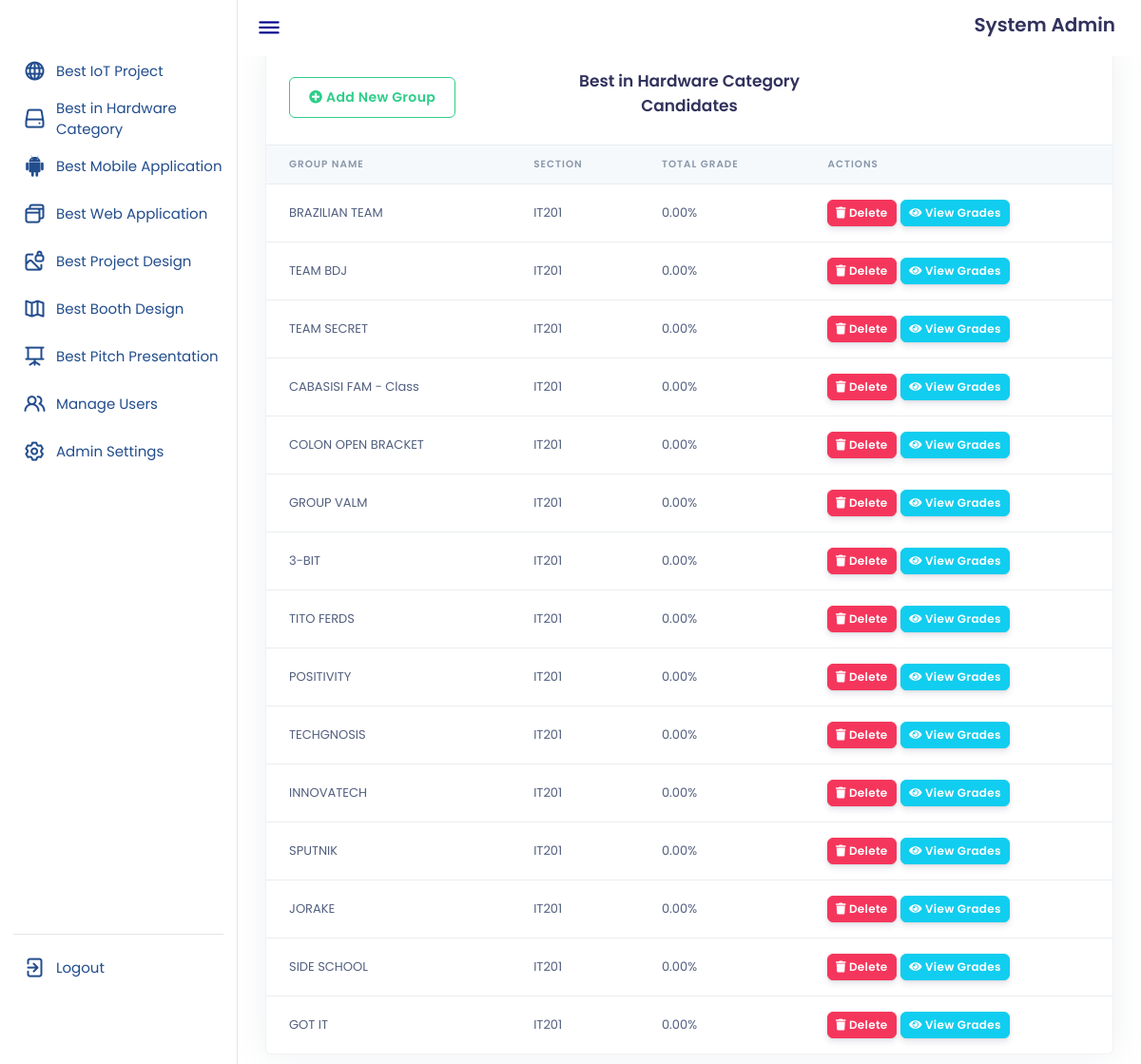
/admin_rubrics2.php (signed in), run on the app's committed database.
### tables this page shows
CREATE TABLE `user` (
  `id` int(11) NOT NULL,
  `username` varchar(20) NOT NULL,
  `firstname` varchar(20) NOT NULL,
  `lastname` varchar(20) NOT NULL,
  `password` varchar(11) NOT NULL,
  `type` varchar(11) NOT NULL
);

CREATE TABLE `groups1` (
  `group1_id` int(11) NOT NULL,
  `group_id` int(11) NOT NULL
);

CREATE TABLE `groups` (
  `group_id` int(11) NOT NULL,
  `group_name` varchar(20) NOT NULL,
  `section` varchar(11) NOT NULL
);

### admin_rubrics2.php (the view, shortened to what this page needs)
<?php
$conn = OpenCon();
if(isset($_SESSION['username'])&& isset($_SESSION['password'])){
?>
<!DOCTYPE html>
<html lang="en">
<head>
    <link rel="stylesheet" href="css/admin.css">
    <link rel="stylesheet" href="https://unicons.iconscout.com/release/v4.0.0/css/line.css">
    <link href="assets/vendor/@fortawesome/fontawesome-free/css/all.min.css" rel="stylesheet">
    <link type="text/css" href="assets/css/argon.css?v=1.0.0" rel="stylesheet">
</head>
<body>
    <?php require('navbar.php');?>
    <section class="dashboard">
        <div class="top">
            <i class="uil uil-bars sidebar-toggle"></i>
            <div class="module__wrapper__form__content__title">
                                    <?php  $admin_id = $_SESSION['id'];
                                    $ret = "SELECT * FROM  user WHERE id = '$admin_id'";
                                    $stmt = $conn->prepare($ret);
                                    $stmt->execute();
                                    $res = $stmt->get_result();
                                    while ($aa = $res->fetch_object()) {
                                    ?>
                        <h2><?php echo $aa->firstname ?> <?php echo $aa->lastname ?></h2>
                        <?php } ?>
                    </div>
        </div>
        <div class = "margin">
        <div class="container-fluid mt--7">
            <div class="row mt-5">
                <div class="col-xl-12 mb-5 mb-xl-0">
                    <div class="card shadow">
                        <div class="card-header border-0">
                            <div class="row align-items-center">
                                    <div class="col">
                                    <a href = " " data-toggle="modal" data-target="#aModal" class="btn btn-outline-success ">
                                      <i class="fas fa-plus-circle"></i>
                                        Add New Group
                                    </a>
                                    </div>
                                    <div class = "col">
                                    <h3 style = "text-align:center;">Best in Hardware Category Candidates</h3>
                                    </div>
                                    <div class="col text-right">
                                    </div>
                            </div>
                        </div>
            <div class="table-responsive">
                            <table class="table align-items-center table-flush">
                                <thead class="thead-light">
                                    <tr>
                                        <th scope="col">Group Name</th>
                                        <th scope="col">Section</th>
                                        <th scope="col">Total Grade</th>
                                        <th scope="col">Actions</th>
                                    </tr>
                                </thead>
                                <tbody>
                                <?php $ret = "SELECT * FROM  groups1 INNER JOIN groups ON groups.group_id = groups1.group_id LEFT JOIN grades1 ON grades1.group_id = groups1.group1_id ORDER BY grades1.total_grade ASC";
                                    $stmt = $conn->prepare($ret);
                                    $stmt->execute();
                                    $res = $stmt->get_result();
                                    while ($aa = $res->fetch_object()) {
                                      $sql = "SELECT AVG(grades1.total_grade) AS average_value
                                      FROM groups1
                                      INNER JOIN grades1 ON grades1.group_id = groups1.group1_id
                                      WHERE groups1.group_id = '$aa->group_id'";
                                      $result = mysqli_query($conn, $sql);
                                      $row = mysqli_fetch_assoc($result);
                                      if ($row) {
                                        $average_value = $row['average_value'];
                                    } else {
                                      $average_value = 0;
                                    }
                                    ?>
                                        <tr>
                                            <td><?php echo $aa->group_name ?></td>
                                            <td><?php echo $aa->section ?></td>
                                            <td><?php echo number_format($average_value,2) ?>%</td>
                                            <td>
                                            <a href="admin_rubrics2.php?delete=<?php echo $aa->group1_id  ?>">
                                            <button class="btn btn-sm btn-danger">
                                                <i class="fas fa-trash"></i>
                                                Delete
                                            </button>
                                            </a>
                                            <a href="grades1.php?view=<?php echo $aa->group1_id  ?>">
                                            <button class="btn btn-sm btn-info">
                                            <i class="fas fa-eye"></i>
                                            View Grades
                                            </button>
                                            </a>
                                        </td>
                                        </tr>
                                        <?php } ?>
                                </tbody>
                            </table>
            </div>
        </div>
        </div>
        </div>
        </div>
    </section>
</body>
</html>
<?php } ?>

### css/admin.css (style rules this page uses)
* { margin: 0; padding: 0; box-sizing: border-box; font-family: 'Poppins', sans-serif; }
:root { --primary-color: #224d8d; --panel-color: #FFF; --text-color: darkblue; --black-light-color: #224d8d; --border-color: #e6e5e5; --toggle-color: #fbfbfd; --box1-color: #3569b8; --box2-color: #ffecbf; --box3-color: #afafaf; --title-icon-color: #fff; --tran-05: all 0.5s ease; --tran-03: all 0.3s ease; --tran-03: all 0.2s ease; }
body { min-height: 100vh; background-color: var(--primary-color); }
.dashboard { position: relative; left: 250px; background-color: var(--panel-color); min-height: 100vh; width: calc(100% - 250px); padding: 10px 14px; transition: var(--tran-05); }
.dashboard .top { position: fixed; top: 0; left: 250px; display: flex; width: calc(100% - 250px); justify-content: space-between; align-items: center; padding: 10px 27px 10px 20px; background-color: var(--panel-color); transition: var(--tran-05); z-index: 10; }
.dashboard .top .sidebar-toggle { font-size: 26px; color: var(--text-color); cursor: pointer; }
.margin { margin-top: 15%; }

### data on the page
user: firstname "System", lastname "Admin"
groups1: group.group_name "BRAZILIAN TEAM", group.section "IT201", average_value "0.00"
groups1: group.group_name "TEAM BDJ", group.section "IT201", average_value "0.00"
groups1: group.group_name "TEAM SECRET", group.section "IT201", average_value "0.00"
groups1: group.group_name "CABASISI FAM - Class", group.section "IT201", average_value "0.00"
groups1: group.group_name "COLON OPEN BRACKET", group.section "IT201", average_value "0.00"
groups1: group.group_name "GROUP VALM", group.section "IT201", average_value "0.00"
groups1: group.group_name "3-BIT", group.section "IT201", average_value "0.00"
groups1: group.group_name "TITO FERDS", group.section "IT201", average_value "0.00"
groups1: group.group_name "POSITIVITY", group.section "IT201", average_value "0.00"
groups1: group.group_name "TECHGNOSIS", group.section "IT201", average_value "0.00"
groups1: group.group_name "INNOVATECH", group.section "IT201", average_value "0.00"
groups1: group.group_name "SPUTNIK", group.section "IT201", average_value "0.00"
groups1: group.group_name "JORAKE", group.section "IT201", average_value "0.00"
groups1: group.group_name "SIDE SCHOOL", group.section "IT201", average_value "0.00"
groups1: group.group_name "GOT IT", group.section "IT201", average_value "0.00"
